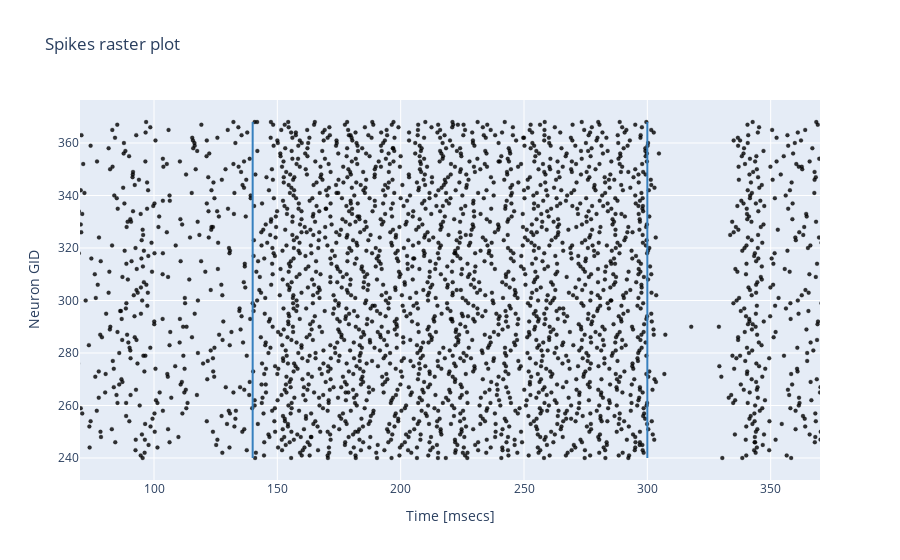

The notebook cell this image was saved under:
### Markdown cell above
## 3. Simulation data analysis

### Raster Plot 

Below, a raster plot of cell spikes for each cell type can be displayed; select the cell type modifying the CELL_TO_PLOT variable.
Cell types are:
1. 'granule'
2. 'golgi'
3. 'purkinje'
4. 'stellate'
5. 'basket'
6. 'dcn'

For Purkinje and DCN neurons, you can specify the microzone you want to analyze: microzone 1 is receiving both CS and US, while microzone 2 receives only CS (empty lines in raster plots would represent neurons of the other microzone). In the first case, US triggers burst-pause and pause-burst mechanisms, which are fundamental to fine tune the timing of cerebellar motor outputs.

Attention: you can plot only the activity of cell types whose recording device were connected before the simulation run!

### Code cell
CELL_TO_PLOT = 'dcn_cell_glut_large'


cells = {'granule_cell': [grc_ts, grc_evs],
         'golgi_cell': [goc_ts, goc_evs],
         'glomerulus': [glom_ts, glom_evs],
         'purkinje_cell': [pc_ts, pc_evs],
         'stellate_cell': [sc_ts, sc_evs],
         'basket_cell': [bc_ts, bc_evs],
         'dcn_cell_glut_large': [dcn_ts, dcn_evs],
         'output':[output_ts, output_evs],
         'io_cell':[io_ts, io_evs]}


color = {'granule_cell': 'rgba(255, 0, 0, .8)',
         'golgi_cell': 'rgba(0, 255, 0, .8)',
         'glomerulus': 'rgba(0, 0, 0, .8)',
         'purkinje_cell': 'rgba(0, 0, 0, .8)',
         'stellate_cell': 'rgba(234, 10, 142, .8)',
         'basket_cell': 'rgba(234, 10, 142, .8)',
         'output': 'rgba(0, 0, 0, .8)',
         'dcn_cell_glut_large': 'rgba(0, 0, 0, .8)',
         'io_cell': 'rgba(255, 127, 80, .8)'}

times = cells[CELL_TO_PLOT][0]
cell_ids = cells[CELL_TO_PLOT][1]
   
    
    
trace0 = go.Scatter(
    x = times,
    y = cell_ids,
    name = '',
    mode = 'markers',
    marker = dict(
        size = 4,
        color = color[CELL_TO_PLOT],
        line = dict(
            width = .2,
            color = 'rgb(0, 0, 0)'
        )
    )
)

data = [trace0]

layout = go.Layout(
              title = 'Spikes raster plot',
              yaxis = dict(title='Neuron GID', zeroline = False),
              xaxis = dict(title='Time [msecs]', zeroline = False, range=[0,TOT_DURATION+1]),
              shapes= [
              # Line STIM to MFs start
              {
                  'type': 'line',
                  'x0': STIM_MF_START,
                  'y0': np.amin(cell_ids),
                  'x1': STIM_MF_START,
                  'y1': np.amax(cell_ids),
                  'line': {
                      'color': 'rgb(55, 128, 191)',
                      'width': 2,
                  }
               },
               # Line STIM to MFs stop
               {
                  'type': 'line',
                  'x0': STIM_MF_END,
                  'y0': np.amin(cell_ids),
                  'x1': STIM_MF_END,
                  'y1': np.amax(cell_ids),
                  'line': {
                      'color': 'rgb(55, 128, 191)',
                      'width': 2,
                  }
               }]
             )

fig = go.Figure(data=data, layout=layout)
fig.update_xaxes(range=[70.0, 370.0])
iplot(fig, filename='styled-scatter')

### Figure 1 — Plotly figure (JSON) as saved in the notebook; plotly's stock layout.template omitted (floating-point values rounded to 4 significant figures; data arrays with more than 128 entries replaced by an {"elided": "..."} marker saying what was removed)
{"data": [{"marker": {"color": "rgba(0, 0, 0, .8)", "line": {"color": "rgb(0, 0, 0)", "width": 0.2}, "size": 4}, "mode": "markers", "name": "", "type": "scatter", "x": {"elided": "2951 float values"}, "y": {"elided": "2951 int values"}}], "layout": {"shapes": [{"line": {"color": "rgb(55, 128, 191)", "width": 2}, "type": "line", "x0": 140, "x1": 140, "y0": 240, "y1": 368}, {"line": {"color": "rgb(55, 128, 191)", "width": 2}, "type": "line", "x0": 300, "x1": 300, "y0": 240, "y1": 368}], "title": {"text": "Spikes raster plot"}, "xaxis": {"range": [70, 370], "title": {"text": "Time [msecs]"}, "zeroline": false}, "yaxis": {"title": {"text": "Neuron GID"}, "zeroline": false}}}
